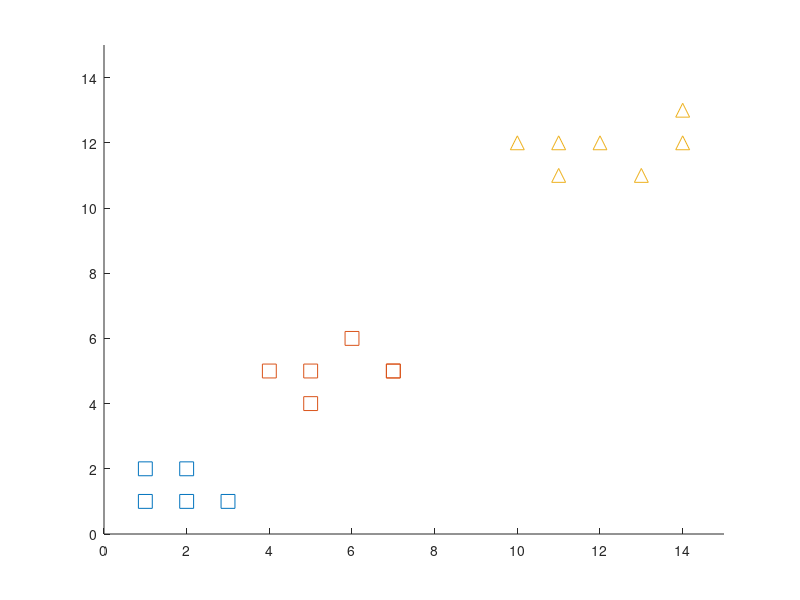
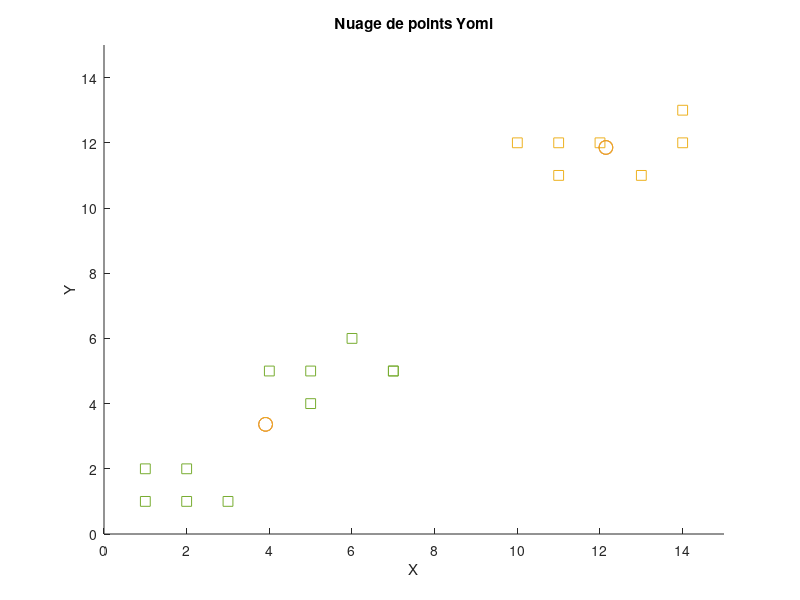

MATLAB code to generate these figures, in order:
clc; clear;

data1 = [1 2;
 2 2;
 2 1;
 1 1;
 3 1];

data2 = [4 5;
 5 5;
 7 5;
 5 4;
 7 5;
 6 6];

data3 = [10 12;
 14 12;
 11 11;
 12 12;
 11 12;
 13 11;
 14 13];


scatter(data1(:,1), data1(:,2), 100, 'sb');
hold all;
scatter(data2(:,1), data2(:,2), 100, 'sb');
scatter(data3(:,1), data3(:,2), 100, '^m');
hold off;

axis([0 15 0 15])


figure

allData=cat(1,data1,data2,data3);
[idx, centers] = kmeans(allData, 2);

colormap(lines(5))
scatter(allData(:,1), allData(:,2), 50, idx, 's')

hold on
scatter(centers(:,1), centers(:,2), 100, 'ko')
scatter(centers(:,1), centers(:,2), 100, 'rx')
hold off

title('Nuage de points Yomi')
xlabel('X')
ylabel('Y')
axis([0 15 0 15])
